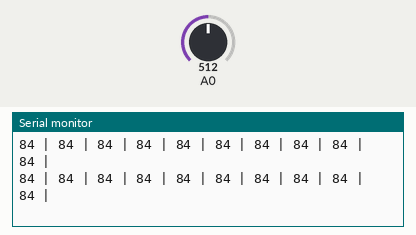
The sketch below on a simulated Arduino Uno, built with avr-gcc and run on an emulated ATmega328P. Shown: the last lines printed to the serial monitor. Inputs (shaded band) come from the test bench; at power-on: A0 = 512. Random numbers use the default seed unless the sketch sets one.

Above: at 1.2 s.
1.3 s: A0 set to 868
At 1.42 s:
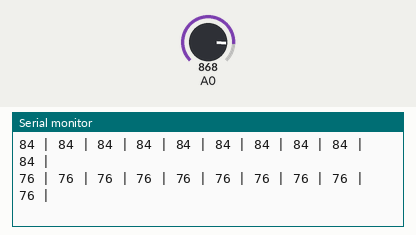
4.3 s: A0 set to 886
At 4.34 s:
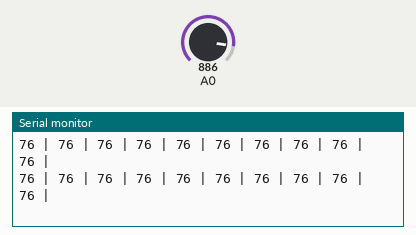
Timing chart, 0 to 7.3 s (numbered marks = the images above; inputs shaded):
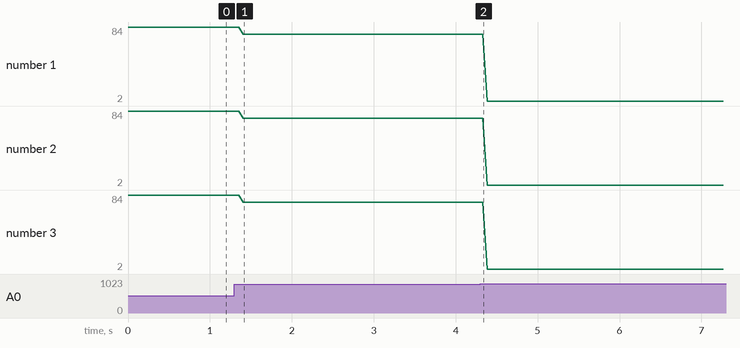

The sketch:

arrays.ino
```cpp
#define LENGTH 10

//Create a global variable array called x
int x[LENGTH];

void fill_array(int arr[], int len)
{
  int r;
  for (int i = 0; i < len; i++)
  {
    randomSeed(analogRead(0));
    r = random(0, 100);
    arr[i] = r;
  }
}

void print_array(int arr[], int len)
{
  for (int i = 0; i < len; i++)
  {
    Serial.print(arr[i]);
    Serial.print(" | ");
  }
  Serial.println();
}

void setup() {
  Serial.begin(9600);
}

void loop() {
  fill_array(x, LENGTH);
  print_array(x, LENGTH);
}
```

Measured:
- after the input at 1.3 s, the serial monitor: prints a new line after 0.11 s (image 1)
- plotted number 1: 84 → 76 after the input at 1.3 s, 76 → 2 after the input at 4.3 s
- plotted number 2: 84 → 76 after the input at 1.3 s, 76 → 2 after the input at 4.3 s
- plotted number 3: 84 → 76 after the input at 1.3 s, 76 → 2 after the input at 4.3 s
